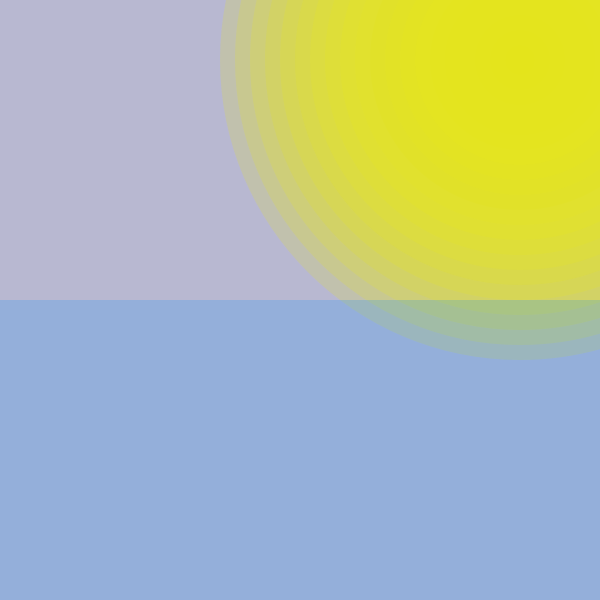
Frame 1 (no input)
Frame 60 (the mouse pressed at the canvas centre just before this capture): identical to frame 1, image omitted
Frame 120 (the mouse held since frame 60 and released just before this capture): identical to frame 1, image omitted

The Processing sketch that drew this single still picture (run headless with seeded random() and noise(); from frame 60 on, the mouse is pressed at the canvas centre):

// Processing sketch: processing_52469
// ── processing_52469.pde

/*****************************************
 * Assignment 2
 * Name:    Mirella Deocadiz
 * E-mail:  ldeocadiz@brynmawr.edu
 * Course:      CS 110 - Section 02
 * Submitted:    02/07/2012
 *
 * This program shows a beach scene. The background is made up of the sea and the sky with a sun (created by an iteration). 
 * Begin by clicking above the horizon line to make the mountains and clouds appear. Be aware though that you have to click a bit higher for the clouds.
 * Next, check out all of the colourful, tropical fish by dragging your mouse around in the sea. They don't swim too close to the shore where, when you
 * click, you'll find the island in the sun with a colourful umbrella to shield you from the sun's strong rays. Click the sea and the umbrella will change
 * colour!s
 ***********************************************/
void setup () {
  size (600, 600);
  smooth ();
  noStroke ();
  drawSun (width);

  //background 
  fill (0, 0, 255, 25);
  noStroke ();
  quad (0, 0, width, 0, width, height/2, 0, height/2);

  fill (0, 100, 255, 70);
  quad (0, height/2, width, height/2, width, height, 0, height);
}

//the sun
void drawSun (int w) {
  for (int i=w; i>1; i-=30) {
    fill (255, 255, 0, 50);
    ellipse (520, 60, i, i);
  }
}

//draw mountains - attempt to do this at the horizon line and on the opposite 
//side of the sun
void mousePressed() {
  if (mouseY<height/2 && mouseY>height/3 && mouseX<width/2) {
    fill (85, 107, 47);
    stroke (10);
    strokeWeight (1);
    arc (mouseX+20, height/2, 326, 240, 3.171, 6.266);
    fill (0, 100, 0);
    arc (mouseX-20, height/2, 350, 160, 3.171, 6.266);
    fill (139, 69, 29);
    arc (mouseX-100, height/2, 76, 76, 3.158, 6.274);
  }

  //island under the sun
  {
    if (mouseY>height/2) {
      fill (160, 82, 45, 85);
      stroke (0, 0, 0);
      strokeWeight (1);
      ellipse (width/2, height, width, height/3);

      //umbrella with random colours
      strokeWeight (2);
      line (width/2, height, width/3, height/3*2);
      fill (random(255), random(255), random(255));
      triangle (width/3+200, height/3*2-100, width/3-150, height/3*2+100, width/3-100, height/3*2-200);
    }
  }
  //clouds
  if (mouseX<height/2 && mouseY<height/3 && mouseX<width/2) {
    fill (255, 255, 255, 50);
    noStroke ();
    ellipse (mouseX, mouseY, 40, 40);
    ellipse (mouseX+20, mouseY, 50, 50);
    ellipse (mouseX-25, mouseY, 40, 40);
    ellipse (mouseX, mouseY+10, 50, 50);
    ellipse (mouseX, mouseY-5, 20, 20);
  }
}

//tropical fish by the shore
void draw () {
  frameRate(20);
  float angle=0;
  if (mouseY>height/2 && mouseY<height-100 && mouseX>width/2) {
    fill(random(255), random(255), random(255), 50);
    noStroke ();
    angle = angle + 0.3;
    float dX = 30.0*cos(angle);
    float dY = 30.0*sin (angle);
    ellipse(mouseX + dX, mouseY - dY, 10, 10);
    triangle (mouseX, mouseY, mouseX+10, mouseY+5, mouseX+10, mouseY-5);
    ellipse (mouseX - dX, mouseY - dY, 10, 10);
  }
}
